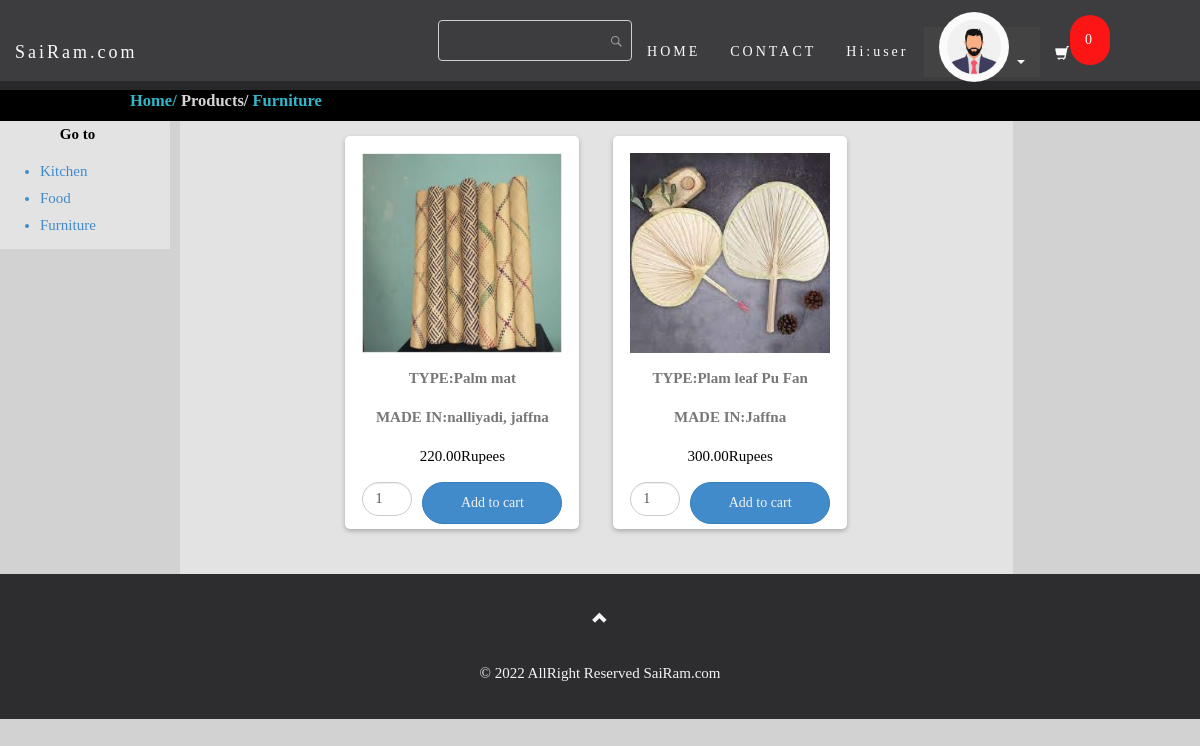
Page /furniture/accessesoris.php (signed in) on the committed database.
### tables this page shows
CREATE TABLE `member` (
  `mem_id` int(11) NOT NULL,
  `firstname` varchar(50) NOT NULL,
  `lastname` varchar(50) NOT NULL,
  `username` varchar(30) NOT NULL,
  `email` varchar(25) NOT NULL,
  `password` varchar(12) NOT NULL,
  `profile` varchar(255) NOT NULL,
  `product` varchar(255) NOT NULL
);

CREATE TABLE `furniture` (
  `id` int(225) NOT NULL,
  `name` varchar(225) NOT NULL,
  `code` varchar(225) NOT NULL,
  `image` varchar(225) NOT NULL,
  `price` double(10,2) NOT NULL,
  `madein` varchar(225) NOT NULL
);

### db/session.php (called while the page is built, shortened)
<?php
$id_session=$_SESSION['id'];
?>

### furniture/db/dbcontroller.php (called while the page is built, shortened)
<?php
class DBController {
	private $host = "localhost";
	private $user = "root";
	private $password = "";
	private $database = "e-commerce-php";
	private $connection = "";
	function __construct() {
		$conn = $this->connectDB();
		$this->connection = $conn;
	}
	function connectDB() {
		$conn = mysqli_connect($this->host,$this->user,$this->password,$this->database);
		return $conn;
	}
	function runQuery($query) {
		$result = mysqli_query($this->connection,$query);
		while($row=mysqli_fetch_assoc($result)) {
			$resultset[] = $row;
		}
		if(!empty($resultset))
			return $resultset;
	}
}
?>

### furniture/accessesoris.php (the view, shortened to what this page needs)
<?php require ('../db/session.php'); ?>
<?php
require_once("db/dbcontroller.php");
$db_handle = new DBController();
?>
<!DOCTYPE html>
<html>
<head>
  <link rel="stylesheet" href="style.css">
  <link rel="stylesheet" href="../bootstrap/css/bootstrap.min.css">
 </head>
 <body>
 <?php
$session_items = 0;
?>
 <nav class="navbar navbar-default navbar-fixed-top">
  <div class="container-fluid">
    <div class="navbar-header">
      <a class="navbar-brand" id="font" href="../index2.php" >SaiRam.com</a>
    </div>
    <div class="collapse navbar-collapse" id="myNavbar">
      <ul class="nav navbar-nav navbar-right" style="margin-right:80px;">
        <li>
        <form name="frmSearch" action="" method="post">
         <li style='text-align:right;margin:20px 0px;'><input type='text' name='search[keyword]' value="" id='keyword' maxlength='25'></li>
       </form>
     </li>
        <li class="font"><a href="../index2.php">HOME</a></li>
        <li class="font"><a href="#contact">CONTACT</a></li>
        <?php require ('../db/config.php'); ?>
  <?php
              $result= mysqli_query($conn,"select *  from member where mem_id='$id_session'") or die (mysqli_error());
              while ($row= mysqli_fetch_array ($result) ){
              ?>
      <li><a href="" style="color: #ffffff;">Hi:<?php echo $row ['username']; ?></a></li>
      <li class="dropdown">
          <a class="dropdown-toggle" data-toggle="dropdown" href="#" style="background-color:#333;height: 50px;"><img src="../profile/<?php echo $row ['profile'];?>" style="width:70px;height: 70px;margin-top: 0px;border-radius: 360px;margin-top: -30px;">
          <span class="caret" style="color: #ffffff;"></span></a>
        </li>
        <li class="font"><a href=""class="glyphicon glyphicon-shopping-cart"></a></li>
        <li class="font"><a href="shopping_cart.php" style="background:red;border-radius:360px;margin-top:15px;margin-right:10px;"><?php echo $session_items; ?></a></li>
      </ul>
    </div>
  </div>
</nav>
<br><br><br>
  <div class="txt-heading" style="text-align:left;color:#d5d5d5;"><a href="../index2.php" style="text-decoration:none;color:#33B6CB;margin-left:120px;">Home/</a> Products/ <a href="" style="color:#33B6CB;text-decoration: none;">Furniture</a></div>
 <div class="container-fluid" style="width:90%;">
  <div class="row">
    <div class="col-sm-2" style="background-color:#e3e3e3;color:#428bca;">
              <p style="color:#000;font-weight:bolder;text-align: center;">Go to</p>
              <ul>
                <li class=""><a href="../kitchen/kitchen.php">Kitchen</a></li>
                <li><a href="../food/food.php">Food</a></li>
                <li><a href="">Furniture</a></li>
              </ul>
            <?php }?>
    </div>
    <div class="col-sm-9" style="background-color:#e3e3e3;margin-left: 10px;">
      <div id="product-grid">
  <?php
  $product_array = $db_handle->runQuery("SELECT * FROM furniture ORDER BY id ASC");
  if (!empty($product_array)) {
    foreach($product_array as $key=>$value){
  ?>
    <div class="product-item" style="background:#fff;">
      <form method="post" action="accessesoris.php?action=add&code=<?php echo $product_array[$key]["code"]; ?>">
      <div class="product-image"><img style="max-height: 250px;max-width: 250px;" src="product/<?php echo $product_array[$key]["image"]; ?>"></div>
      <div><strong>TYPE:<?php echo $product_array[$key]["name"]; ?></strong></div>
      <div><strong>MADE IN:<?php echo $product_array[$key]["madein"]; ?></strong></div>
      <div class="product-price"><?php echo $product_array[$key]["price"]. "Rupees"; ?></div>
      <div><input class="form-control" style="float:left;max-width:25%;border-radius:360px;" type="text" name="quantity" value="1" size="2" /><input type="submit" value="Add to cart" class="btn btn-primary" style="float:right;width:70%;border-radius:360px;" /></div>
      </form>
    </div>
  <?php
      }
  }
  ?>
    </div>
  </div>
</div>
</div>
  <footer class="text-center">
  <a class="up-arrow" href="#myPage" data-toggle="tooltip" title="TO TOP">
    <span class="glyphicon glyphicon-chevron-up"></span>
  </a><br><br>
  © 2022 AllRight Reserved SaiRam.com
</footer>
 </body>
 </html>

### furniture/style.css (style rules this page uses)
body { font-family:comic sans Ms,serif; font: 400 15px/1.8 comic sans Ms,serif; color: #777; font-weight:600px; background-color:#d2d2d2; }
.navbar { font-family:comic sans Ms,serif; height: 90px; margin-bottom: 0; border: 0; font-size: 14px !important; letter-spacing: 3px; opacity: 0.9; }
#font { color: #ffffff !important; }
.font a { color: #ffffff !important; }
.navbar li a, .navbar .navbar-brand { margin-top: 27px; }
.txt-heading { padding: 5px 10px;font-size:1.1em;font-weight:bold;color:#999; }
#product-grid { margin-bottom:30px; max-width:100%;text-align:center; }
.txt-heading { background-color: #000; color:#FFF; }
.product-item { box-shadow: 0px 2px 5px rgba(0, 0, 0, 0.25); border-radius: 5px; margin: 15px; padding: 5px; display: inline-block; position:relative; }
.product-item div { text-align:center; margin:12px; }
.product-price { color:#000; }
.product-image { height:200px;width:200px;background-color:#FFF; }
.product-image img { object-fit: contain !important; height: 100% !important; width: 100% !important; }

### furniture/accessesoris.php (style rules this page uses)
body { font-family:comic sans Ms,serif; font: 400 15px/1.8 comic sans Ms,serif; color: #777; font-weight:600px; background-color:#d2d2d2; }
.btn { padding: 10px 20px; color: #f1f1f1; border-radius: 0; transition: .2s; }
.navbar { font-family:comic sans Ms,serif; height: 90px; margin-bottom: 0; background-color: #2d2d30; border: 0; font-size: 14px !important; letter-spacing: 3px; opacity: 0.9; }
#font { color: #ffffff !important; }
.font a { color: #ffffff !important; }
.navbar li a, .navbar .navbar-brand { margin-top: 27px; }
footer { background-color: #2d2d30; color: #f5f5f5; padding: 32px; }
footer a { color: #f5f5f5; }
.form-control { border-radius: 0; }
#keyword { border: #CCC 1px solid; border-radius: 4px; padding: 7px;background:url("demo-search-icon.png") no-repeat center right 7px; }

### rows in the picture
member: username "user", profile (picture)
furniture: image (picture), name "Palm mat", madein "nalliyadi, jaffna", price "220.00"
furniture: image (picture), name "Plam leaf Pu Fan", madein "Jaffna", price "300.00"
